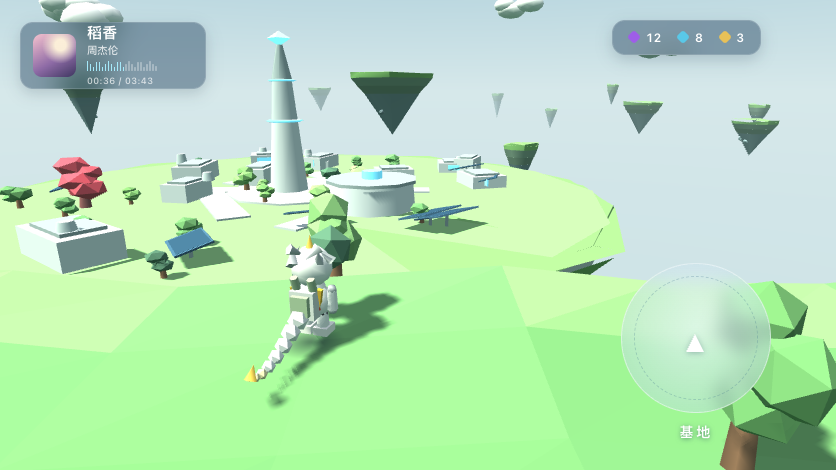
#> input picture out/b1.png, 836 x 470 px, given in place of TL.png, which was not available
$ python skyline.py
#> lines starting #> are read from the running program, lines starting #| are printed output that depends on the picture; after the words box and inside, x2 and y2 are one past the last pixel; in counts of white or black regions, pixels touching at a corner belong together; pictures that were not available may be replaced by others from this repository, and a replacement may not be noted
#!/usr/bin/env python3
"""天际线（天空占比）逐行剖面工具 —— 数据驱动校正机位俯仰 / 构图。

背景：`y_horizon = 0.5 + pitch/vFOV` 只在「地面无限延伸」的场景（如 desert）成立；
HOME 有镜面湖 + 近景浮岛、BASE 有前中后三层巨岩，天际线被地物切割，无法用公式反推。
本工具用「自顶向下区域生长」提取天空 mask，输出：
  - 整体天空占比 sky%（ref vs cur，及 Δ）
  - 地平线行 horizon y%（自顶向下第一个 天空占比<50% 的行）
  - 每 5% 高度的逐行天空占比表
据此可以把机位 pitch 往 Δ 方向推，直到 cur 的剖面贴合 ref。

用法:
  python3 tools/skyline.py            # 四个场景全跑
  python3 tools/skyline.py base       # 只跑 base
"""
import sys
from collections import deque

import numpy as np
from PIL import Image

ROOT = "/Users/leo/WorkBuddy/腾讯黑客松"
SCENES = {"home": "TL", "desert": "TR", "cave": "BL", "base": "BR"}

W = 240          # 归一到统一宽度，既去噪又保证跨图可比（ref/cur 同宽同高）


def load(tag_or_scene, is_ref):
    path = f"{ROOT}/ref_crop/{tag_or_scene}.png" if is_ref else f"{ROOT}/out/{tag_or_scene}.png"
    img = Image.open(path).convert("RGB")
    h = max(1, round(W * img.size[1] / img.size[0]))
    return np.asarray(img.resize((W, h), Image.BOX), dtype=np.float64) / 255.0


def sky_like(a):
    """逐像素「天空候选」判定：蓝青色系 或 高亮低饱和的雾/云。

    纯区域生长会在手绘柔边地平线处「漏」进浅绿地/暖色地——本函数先用色相与亮度
    把绿(≈100°)、橙红(≈20°)地物排除，只保留蓝青(175–278°)与近白雾，再自顶向下连通。
    """
    r, g, b = a[..., 0], a[..., 1], a[..., 2]
    mx, mn = a.max(axis=2), a.min(axis=2)
    val = mx
    sat = np.where(mx > 1e-6, (mx - mn) / np.maximum(mx, 1e-6), 0.0)
    # 色相（0..360）
    d = np.maximum(mx - mn, 1e-6)
    hue = np.zeros_like(mx)
    isr, isg, isb = (mx == r), (mx == g), (mx == b)
    hue[isr] = ((g - b)[isr] / d[isr]) % 6
    hue[isg] = ((b - r)[isg] / d[isg]) + 2
    hue[isb] = ((r - g)[isb] / d[isb]) + 4
    hue *= 60
    is_blue = (hue >= 176) & (hue <= 278) & (sat >= 0.10) & (val >= 0.42)
    is_haze = (val >= 0.74) & (sat <= 0.24)
    is_pale = (val >= 0.82) & (sat <= 0.34)   # 暖色地平线雾（沙漠那层淡粉/奶油色天空）
    is_green = (hue >= 78) & (hue <= 165) & (sat > 0.16)   # 草地/植被：即便很亮也不算天空
    return (is_blue | is_haze | is_pale) & ~is_green


def sky_mask(a):
    """自顶向下连通：在 sky_like 候选集内，取与图像顶部连通的区域作为天空。"""
    h, w, _ = a.shape
    cand = sky_like(a)
    sky = np.zeros((h, w), dtype=bool)
    dq = deque()
    for y in range(min(3, h)):
        for x in range(w):
            if cand[y, x] and not sky[y, x]:
                sky[y, x] = True
                dq.append((y, x))
    while dq:
        y, x = dq.popleft()
        for dy, dx in ((1, 0), (-1, 0), (0, 1), (0, -1)):
            ny, nx = y + dy, x + dx
            if 0 <= ny < h and 0 <= nx < w and cand[ny, nx] and not sky[ny, nx]:
                sky[ny, nx] = True
                dq.append((ny, nx))
    return sky


def horizon_row(rows):
    """自顶向下第一个 天空占比<50% 的行（归一化 0..1）；全天空则为 1.0。"""
    for i, r in enumerate(rows):
        if r < 0.5:
            return i / (len(rows) - 1)
    return 1.0


def profile(scene, tag):
    ref, cur = load(tag, True), load(scene, False)
    r_ref, r_cur = sky_mask(ref), sky_mask(cur)
    rows_ref = r_ref.mean(axis=1)
    rows_cur = r_cur.mean(axis=1)

    print(f"\n===== {scene} =====  ref_crop/{tag}.png  vs  out/{scene}.png   ({W}x{ref.shape[0]})")
    sref, scur = r_ref.mean() * 100, r_cur.mean() * 100
    print(f"  整体天空占比 sky%   ref {sref:5.1f}   cur {scur:5.1f}   Δ {scur - sref:+.1f}")
    href, hcur = horizon_row(rows_ref), horizon_row(rows_cur)
    print(f"  地平线行 horizon y%  ref {href * 100:5.1f}   cur {hcur * 100:5.1f}   Δ {(hcur - href) * 100:+.1f}")
    print("    y%    ref%    cur%     Δ")
    for pct in range(0, 100, 5):
        y = min(ref.shape[0] - 1, round(pct / 100 * ref.shape[0]))
        a, b = rows_ref[y] * 100, rows_cur[y] * 100
        bar = "#" * int(round(abs(b - a) / 4))
        print(f"   {pct:3d}   {a:5.1f}   {b:5.1f}   {b - a:+5.1f}  {bar}")


def main():
    only = sys.argv[1] if len(sys.argv) > 1 else None
    for scene, tag in SCENES.items():
        if only and scene != only:
            continue
        try:
            profile(scene, tag)
#> in load, img is the input picture: PIL image 836x470 RGB; mean R, G, B 183.1, 226.4, 186.9
#> call 2 of load, with tag_or_scene = 'home', is_ref = False
#> in load (call 2), `path = f"{ROOT}/ref_crop/{tag_or_scene}.png" if is_ref else f"{ROOT}/o..`: path = '/Users/leo/WorkBuddy/腾讯黑客松/out/home.png'
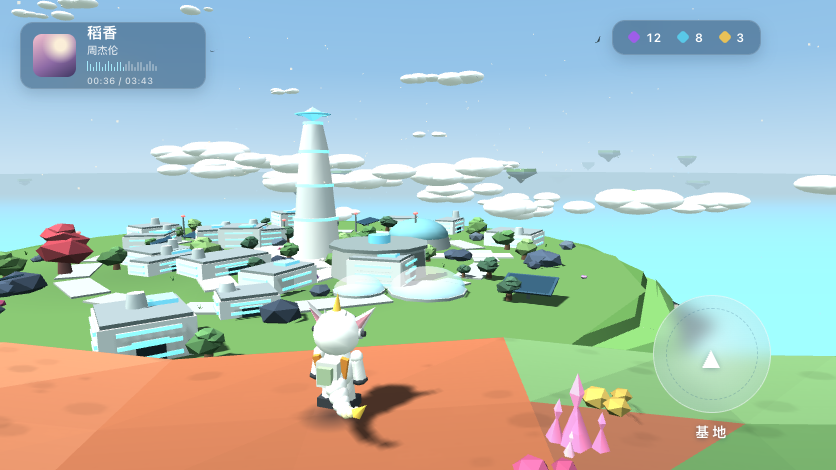
#> input picture out/base.png, 836 x 470 px, given in place of home.png, which was not available
#> in load, img is the input picture: PIL image 836x470 RGB; mean R, G, B 173.3, 193, 186.3
#> in sky_like, `isr, isg, isb = (mx == r), (mx == g), (mx == b)`:
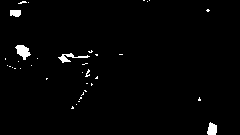
#> isr: shape (135, 240) bool; 1.7% white; 36 white regions (32 under 20 px), largest, box (x1, y1, x2, y2) and area: (15, 45, 31, 60) 139, (58, 53, 90, 63) 107, (207, 122, 217, 135) 100, (10, 10, 21, 17) 68
#> in sky_like, `isr, isg, isb = (mx == r), (mx == g), (mx == b)`: isg: shape (135, 240) bool; 60.6% white; 27 black regions (23 under 20 px), largest, box (x1, y1, x2, y2) and area: (0, 0, 240, 81) 12484, (207, 122, 217, 135) 100, (48, 65, 61, 74) 62, (116, 59, 133, 63) 28
#> in sky_like, `isr, isg, isb = (mx == r), (mx == g), (mx == b)`: isb: shape (135, 240) bool; 40% white; 33 white regions (27 under 20 px), largest, box (x1, y1, x2, y2) and area: (0, 0, 240, 81) 12491, (95, 49, 123, 61) 111, (58, 54, 75, 63) 81, (48, 65, 61, 74) 62, (17, 62, 32, 69) 51, (116, 59, 133, 63) 28
#> in sky_like, `is_blue = (hue >= 176) & (hue <= 278) & (sat >= 0.10) & (val >= 0.42)`: is_blue: shape (135, 240) bool; 18.1% white; 58 white regions (52 under 20 px), largest, box (x1, y1, x2, y2) and area: (0, 0, 240, 55) 5072, (177, 61, 240, 73) 252, (171, 73, 232, 81) 195, (48, 65, 61, 74) 60, (107, 52, 119, 61) 55, (116, 59, 133, 63) 28
#> in sky_like, `is_haze = (val >= 0.74) & (sat <= 0.24)`: is_haze: shape (135, 240) bool; 43.3% white; 50 white regions (45 under 20 px), largest, box (x1, y1, x2, y2) and area: (0, 0, 240, 116) 13420, (4, 61, 36, 79) 216, (74, 82, 92, 108) 117, (81, 70, 96, 81) 82, (10, 10, 21, 17) 63
#> in sky_like, `is_pale = (val >= 0.82) & (sat <= 0.34)`: is_pale: shape (135, 240) bool; 55.5% white; 38 black regions (18 under 20 px), largest, box (x1, y1, x2, y2) and area: (0, 56, 240, 135) 10793, (5, 0, 59, 38) 1140, (175, 6, 219, 17) 430
#> in sky_like, `is_green = (hue >= 78) & (hue <= 165) & (sat > 0.16)`: is_green: shape (135, 240) bool; 52% white; 17 black regions (10 under 20 px), largest, box (x1, y1, x2, y2) and area: (0, 0, 240, 101) 14616, (4, 61, 36, 78) 377, (70, 68, 98, 110) 304
#> in sky_like, `return (is_blue | is_haze | is_pale) & ~is_green`: returned value: shape (135, 240) bool; 44.9% white; 16 white regions (8 under 20 px), largest, box (x1, y1, x2, y2) and area: (0, 0, 240, 101) 14001, (4, 62, 35, 78) 219, (82, 70, 96, 81) 76
#> after the loop in sky_mask, `for y in range(min(3, h)):`: sky: shape (135, 240) bool; 2.1% white; 2 white regions, box (x1, y1, x2, y2) and area: (18, 0, 240, 3) 649, (0, 0, 17, 3) 42
#> after the loop in sky_mask, `while dq:`: sky: shape (135, 240) bool; 43.2% white; 1 white region, box (x1, y1, x2, y2) and area: (0, 0, 240, 101) 14000
#> in sky_like (call 2), `mx, mn = a.max(axis=2), a.min(axis=2)`:
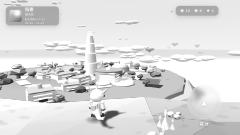
#> mx: shape (135, 240) float64; min 0.122, max 1, mean 0.865
#> in sky_like (call 2), `mx, mn = a.max(axis=2), a.min(axis=2)`:
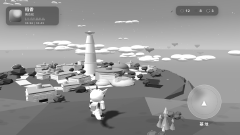
#> mn: shape (135, 240) float64; min 0.0549, max 1, mean 0.581
#> in sky_like (call 2), `d = np.maximum(mx - mn, 1e-6)`:
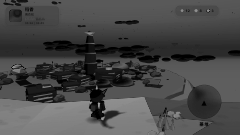
#> d: shape (135, 240) float64; min 1e-06, max 0.62, mean 0.284
#> in sky_like (call 2), `isr, isg, isb = (mx == r), (mx == g), (mx == b)`: isr: shape (135, 240) bool; 21.1% white; 52 white regions (40 under 20 px), largest, box (x1, y1, x2, y2) and area: (0, 97, 213, 135) 6066, (11, 64, 26, 79) 142, (89, 86, 101, 98) 75
#> in sky_like (call 2), `isr, isg, isb = (mx == r), (mx == g), (mx == b)`: isg: shape (135, 240) bool; 28.9% white; 24 white regions (18 under 20 px), largest, box (x1, y1, x2, y2) and area: (0, 35, 240, 135) 8862, (171, 54, 215, 62) 209, (138, 56, 160, 63) 108, (228, 51, 240, 56) 49, (115, 21, 138, 24) 48, (17, 0, 28, 2) 20
#> in sky_like (call 2), `isr, isg, isb = (mx == r), (mx == g), (mx == b)`: isb: shape (135, 240) bool; 57.7% white; 48 black regions (36 under 20 px), largest, box (x1, y1, x2, y2) and area: (0, 44, 240, 135) 12837, (50, 63, 75, 74) 146, (44, 42, 86, 51) 142
#> in sky_like (call 2), `hue[isb] = ((r - g)[isb] / d[isb]) + 4`:
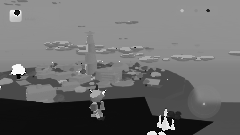
#> hue: shape (135, 240) float64; min 0, max 5.99, mean 2.54; drawn with min black and max white
#> in sky_like (call 2), `is_blue = (hue >= 176) & (hue <= 278) & (sat >= 0.10) & (val >= 0.42)`: is_blue: shape (135, 240) bool; 54% white; 40 black regions (29 under 20 px), largest, box (x1, y1, x2, y2) and area: (0, 61, 240, 135) 13176, (43, 41, 154, 63) 891, (171, 54, 215, 61) 231
#> in sky_like (call 2), `is_haze = (val >= 0.74) & (sat <= 0.24)`: is_haze: shape (135, 240) bool; 24.4% white; 88 white regions (79 under 20 px), largest, box (x1, y1, x2, y2) and area: (0, 34, 240, 120) 6554, (188, 87, 222, 119) 697, (129, 65, 156, 80) 104
#> in sky_like (call 2), `is_pale = (val >= 0.82) & (sat <= 0.34)`: is_pale: shape (135, 240) bool; 39.2% white; 86 white regions (74 under 20 px), largest, box (x1, y1, x2, y2) and area: (0, 17, 240, 81) 9383, (145, 84, 240, 122) 1566, (85, 73, 134, 120) 618
#> in sky_like (call 2), `is_green = (hue >= 78) & (hue <= 165) & (sat > 0.16)`: is_green: shape (135, 240) bool; 16.8% white; 21 white regions (12 under 20 px), largest, box (x1, y1, x2, y2) and area: (99, 62, 240, 135) 3907, (0, 67, 61, 101) 804, (50, 89, 91, 103) 374
#> in sky_like (call 2), `return (is_blue | is_haze | is_pale) & ~is_green`: returned value: shape (135, 240) bool; 62.4% white; 78 black regions (72 under 20 px), largest, box (x1, y1, x2, y2) and area: (0, 62, 240, 135) 11644, (97, 62, 114, 69) 67, (50, 63, 64, 73) 63, (78, 65, 86, 74) 33, (10, 15, 21, 20) 25, (93, 71, 108, 76) 21
#> after the loop in sky_mask (call 2), `for y in range(min(3, h)):`: sky: shape (135, 240) bool; 2.2% white; 1 white region, box (x1, y1, x2, y2) and area: (0, 0, 240, 3) 709
#> after the loop in sky_mask (call 2), `while dq:`:
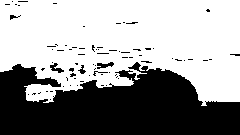
#> sky: shape (135, 240) bool; 60.4% white; 76 black regions (70 under 20 px), largest, box (x1, y1, x2, y2) and area: (0, 62, 240, 135) 12288, (97, 62, 114, 69) 67, (50, 63, 64, 73) 64, (78, 65, 86, 74) 33, (10, 15, 21, 20) 25, (93, 71, 108, 76) 21
#> in profile, `rows_ref = r_ref.mean(axis=1)`: rows_ref = 135 values, max 1 at index 6, min 0 at index 101, mean 0.432
#> in profile, `rows_cur = r_cur.mean(axis=1)`: rows_cur = 135 values, max 1 at index 0, min 0 at index 106, mean 0.604
#| ===== home =====  ref_crop/TL.png  vs  out/home.png   (240x135)
#> in profile, `sref, scur = r_ref.mean() * 100, r_cur.mean() * 100`: sref = 43.21; scur = 60.42
#|   整体天空占比 sky%   ref  43.2   cur  60.4   Δ +17.2
#> the loop in horizon_row, `for i, r in enumerate(rows):` made 55 passes
#> r on passes 1 to 12: 0.996, 0.946, 0.938, 0.938, 0.929, 0.942, 1, 1, 1, 0.988, 0.983, 0.979
#> the loop in horizon_row, `for i, r in enumerate(rows):` made 82 passes
#> r on passes 1 to 12: 1, 0.954, 1, 0.983, 0.971, 0.992, 1, 1, 1, 0.992, 0.983, 0.988
#> in profile, `href, hcur = horizon_row(rows_ref), horizon_row(rows_cur)`: href = 0.403; hcur = 0.604
#|   地平线行 horizon y%  ref  40.3   cur  60.4   Δ +20.1
#> the loop in profile, `for pct in range(0, 100, 5):` made 20 passes
#> (a, b, bar) on passes 1 to 12: (99.58, 100, ''), (100, 100, ''), (100, 100, ''), (94.17, 100, '#'), (88.33, 100, '###'), (94.17, 100, '#'), (98.33, 100, ''), (66.67, 94.17, '#######'), (48.75, 92.92, '###########'), (34.58, 96.67, '################'), (25.42, 73.33, '############'), (26.67, 57.5, '########')
#|      0    99.6   100.0    +0.4
#|      5   100.0   100.0    +0.0
#|     10   100.0   100.0    +0.0
#|     15    94.2   100.0    +5.8  #
#|     20    88.3   100.0   +11.7  ###
#|     25    94.2   100.0    +5.8  #
#|     30    98.3   100.0    +1.7
#|     35    66.7    94.2   +27.5  #######
#> (further printed lines are left out)
        except FileNotFoundError as e:
            print(f"\n===== {scene} =====  跳过（缺图 {e.filename}）")


if __name__ == "__main__":
    main()
